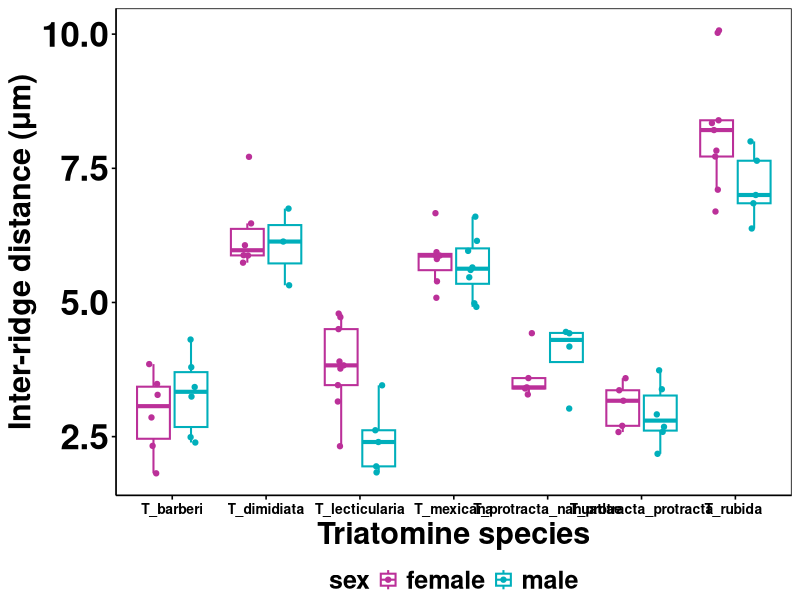
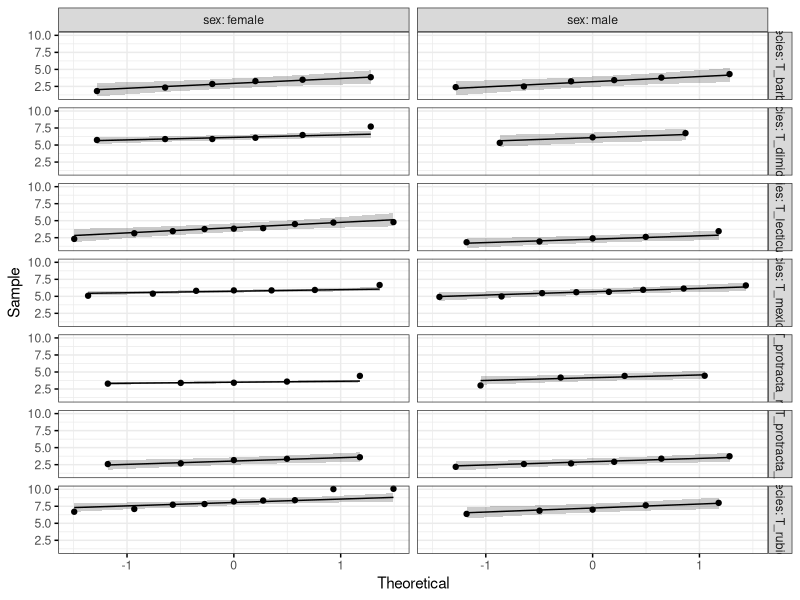
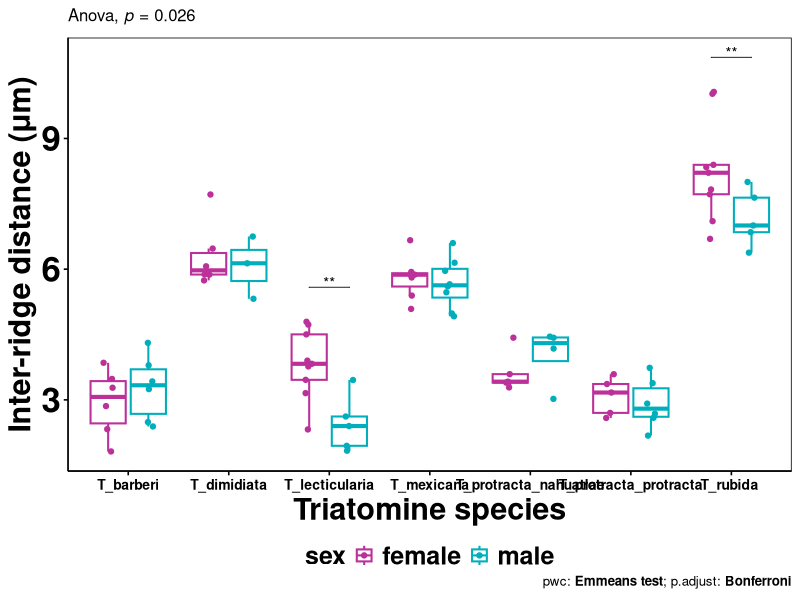
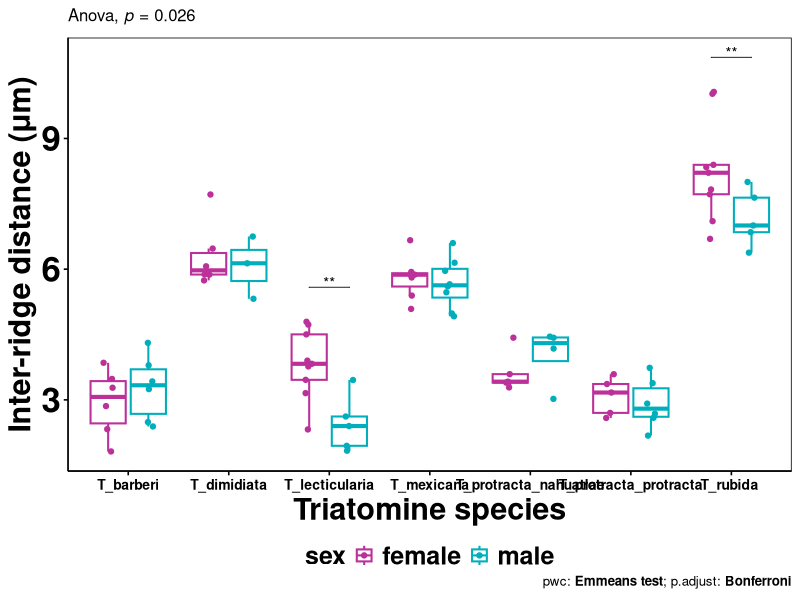

Write the R code that produced these figures, in order.
### Comparative study of the stridulatory groove in species of Triatoma genus (Hemiptera: Reduviidae) from Mexico ###

### Nancy Rivas 		ORCID 0000-0001-6408-3130
### Alberto Antonio-Campos 		ORCID 0000-0002-2224-559X
### Keity J. Farfán-Pira		ORCID   0000-0002-5010-4241
### Ricardo Alejandre-Aguilar	ORCID 0000-0003-4930-2440

## Two way Anova analysis based on striae and their differences between ##
## males and females ##
### Based on the information of this URL: https://www.datanovia.com/en/lessons/repeated-measures-anova-in-r/ ###

## Load packages ##
library(tidyverse)
library(ggpubr)
library(rstatix)

## Establish working directory ##
setwd("~/MEGA/Beto_data_Triatomines")


## Load in the Triatomine striae data (save it in "d") ##
read.table(file="striae_distance.csv", header=T, sep=",")

## Save d as an object ##
d <- read.table(file="striae_distance.csv", header=T, sep=",") %>% 
  convert_as_factor(id, sex, species)
summary(d)

#########################################################################################################################
### STRIAE 1 ANALYSIS ###
### Start with summary statistics: Group the data by speciess and sex, and then ###
### compute some summary statistics of the groove_distance variable: mean and standard deviation ###
d %>% 
  group_by(species, sex) %>% 
  get_summary_stats(groove_distance, type = "mean_sd")

### Visualization of the plot colored by sex groups ##
boxplt <- ggboxplot(
  d, x = "species", y = "groove_distance", size = 0.7,
  color = "sex", palette = c("#BB3099","#00AFBB"), add = "jitter",
  xlab ="Triatomine species", ylab = "Inter-ridge distance (μm)"
) +
  theme(plot.title = element_text(size = 32, face = "bold"),
        axis.title.x = element_text(size = 22, angle = 0, face = "bold"),
        axis.title.y = element_text(size = 22, angle = 90, face = "bold"),
        axis.text.x = element_text(size = 10, face = "bold"),
        axis.text.y = element_text(size = 25, face = "bold"),
        panel.background = element_rect(color="black", fill = "white"),
        panel.grid.major = element_blank(),
        panel.grid.minor = element_blank(),
        legend.text = element_text(size = 18, face = "bold"),
        legend.margin = margin(r = 0.5, l = 0.5, unit = "cm"),
        legend.key.size = unit(0.5, "cm"),
        legend.title = element_text(size = 18, face = "bold"),
        legend.background = element_rect(fill = "white"),
        legend.position = "bottom", legend.direction = "horizontal")
boxplt

### Check the assumptions: Outliers ###
d %>% 
  group_by(sex, species) %>% 
  identify_outliers(groove_distance) ### T. protracta nahuatlae has outliers, but are not extreme outliers ##

## Check the assumptions: Normality ###
# Compute Shapiro-Wilk test for each combinations of factor levels ##
d %>% 
  group_by(sex, species) %>% 
  shapiro_test(groove_distance)

## Create QQ plot for each cell of design ##
ggqqplot(d, "groove_distance", ggtheme = theme_bw())+
  facet_grid(species ~ sex, labeller = "label_both") ## for the generated plot, as all the points fallapproximately along the reference line, we can assume normality ###

### Compute Anova ###
res.aov  <- d %>% anova_test(groove_distance ~ species*sex)
res.aov

### Group the data by sex and fit anova ###
model <- lm(groove_distance ~ species * sex, data = d)
d %>% 
  group_by(species) %>% 
  anova_test(groove_distance ~ sex, error = model) # the effect of sex in distance striae is statistically significant in T_lecticularia #

### Compute pairwise comparisons to determine which groups are different in sex groups by species ##
library(emmeans)
pwc <- d %>% 
  group_by(species) %>% 
  emmeans_test(groove_distance ~ sex, p.adjust.method = "bonferroni")
pwc  ## there is a significant difference of distance of striae e1 between females and males of T. lecticularia ##

### Report ###
#Visualization: box plots with p-values#
pwc <- pwc %>% add_xy_position(x = "species")
p <- boxplt +
  stat_pvalue_manual(pwc, tip.length = 0, hide.ns = TRUE) +
  labs(
    subtitle = get_test_label(res.aov, detailed = FALSE),
    caption = get_pwc_label(pwc)
  )
p
png("avg_modified.png", width = 35, height = 20, units = "cm", res = 600)
print(p)
dev.off()
